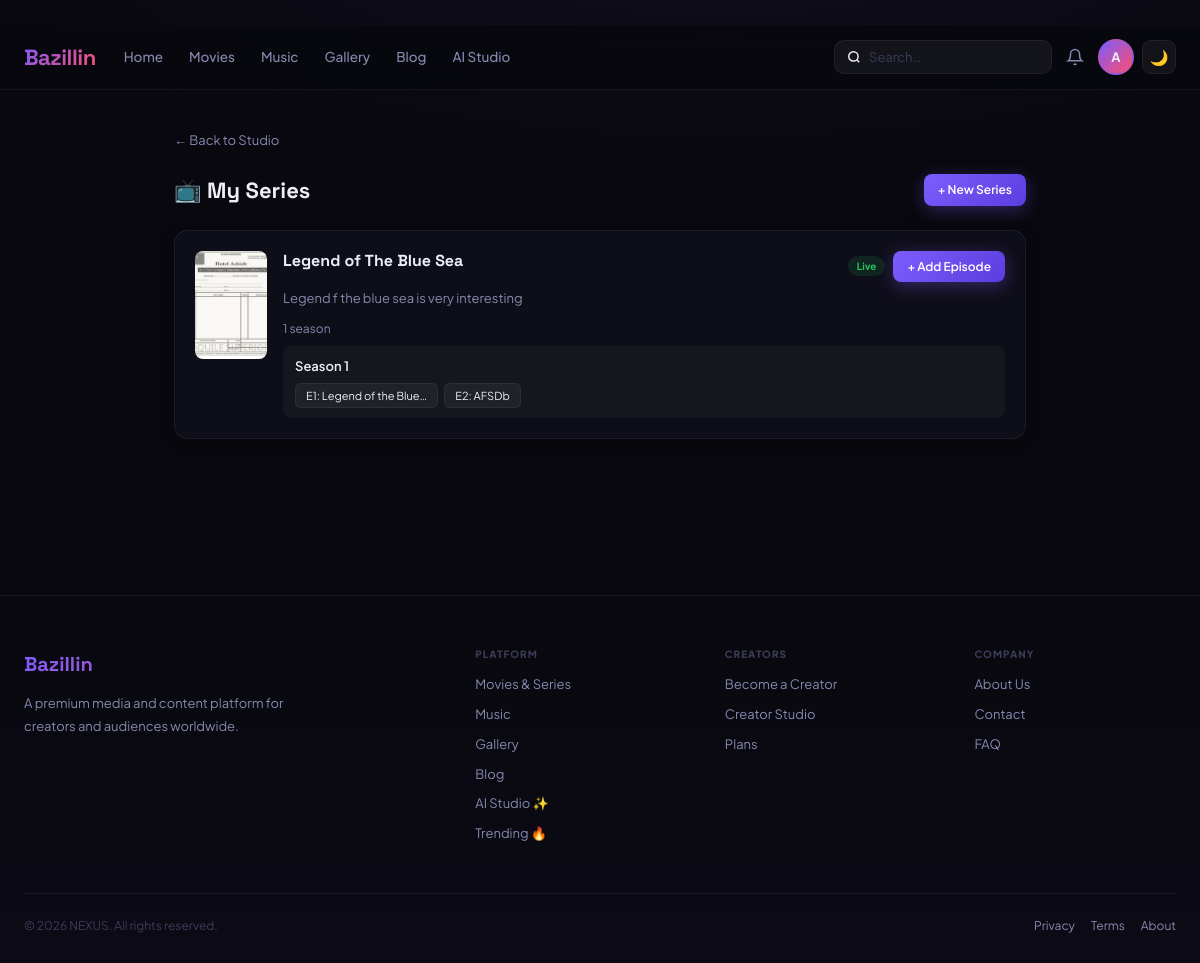
The page /creator/series/ (signed in) on the database its author committed.
### cms/models.py (models this page shows, shortened)
class BrandingConfig(models.Model):
    site_name        = models.CharField(max_length=100, default='NEXUS')
    site_tagline     = models.CharField(max_length=300, blank=True)
    site_description = models.TextField(blank=True)
    logo_primary     = models.ImageField(upload_to='cms/branding/', null=True, blank=True, help_text='Primary logo (dark bg)')
    logo_dark        = models.ImageField(upload_to='cms/branding/', null=True, blank=True, help_text='Logo for light backgrounds')
    logo_footer      = models.ImageField(upload_to='cms/branding/', null=True, blank=True)
    logo_email       = models.ImageField(upload_to='cms/branding/', null=True, blank=True)
    favicon          = models.ImageField(upload_to='cms/branding/', null=True, blank=True)
    social_preview   = models.ImageField(upload_to='cms/branding/', null=True, blank=True, help_text='Default OG image (1200x630)')
    contact_email    = models.EmailField(blank=True)
    contact_phone    = models.CharField(max_length=30, blank=True)
    contact_address  = models.TextField(blank=True)
    social_twitter   = models.URLField(blank=True)
    social_instagram = models.URLField(blank=True)
    social_facebook  = models.URLField(blank=True)
    social_youtube   = models.URLField(blank=True)
    social_tiktok    = models.URLField(blank=True)
    social_discord   = models.URLField(blank=True)
    social_linkedin  = models.URLField(blank=True)
    copyright_text   = models.CharField(max_length=300, blank=True, default='© {year} NEXUS. All rights reserved.')
    updated_at       = models.DateTimeField(auto_now=True)
    class Meta:
        verbose_name = 'Branding Config'
    @classmethod
    def get(cls):
        obj, _ = cls.objects.get_or_create(pk=1)
        return obj
    def get_copyright(self):
        return self.copyright_text.replace('{year}', str(timezone.now().year))

### accounts/models.py (models this page shows, shortened)
class User(AbstractUser):
    ROLE_CHOICES = [('admin', 'Admin'), ('creator', 'Creator'), ('user', 'User')]
    role            = models.CharField(max_length=20, choices=ROLE_CHOICES, default='user')
    avatar          = models.ImageField(upload_to='avatars/', null=True, blank=True)
    bio             = models.TextField(blank=True)
    website         = models.URLField(blank=True)
    followers_count = models.IntegerField(default=0)
    total_earnings  = models.DecimalField(max_digits=10, decimal_places=2, default=0)
    is_verified     = models.BooleanField(default=False)
    subscription_plan   = models.ForeignKey(SubscriptionPlan, null=True, blank=True, on_delete=models.SET_NULL)
    subscription_expiry = models.DateTimeField(null=True, blank=True)
    ai_credits_used     = models.IntegerField(default=0)   # monthly AI blog usage
    ai_credits_reset    = models.DateField(null=True, blank=True)
    created_at          = models.DateTimeField(auto_now_add=True)
    def is_admin(self):    return self.role == 'admin'
    def is_creator(self):  return self.role in ('admin', 'creator')

### movies/models.py (models this page shows, shortened)
class Series(models.Model):
    title        = models.CharField(max_length=300)
    slug         = models.SlugField(unique=True, blank=True)
    description  = models.TextField()
    genres       = models.ManyToManyField(Genre, blank=True)
    thumbnail    = models.ImageField(upload_to=series_thumb_path, null=True, blank=True)
    release_year = models.IntegerField(default=2024)
    country      = models.ForeignKey(Country, null=True, blank=True, on_delete=models.SET_NULL)
    is_premium   = models.BooleanField(default=False)
    is_featured  = models.BooleanField(default=False)
    uploaded_by  = models.ForeignKey(settings.AUTH_USER_MODEL, on_delete=models.CASCADE, related_name='movie_series')
    is_published = models.BooleanField(default=False)
    created_at   = models.DateTimeField(auto_now_add=True)
    class Meta:
        ordering = ['-created_at']
        verbose_name_plural = 'Series'

class Season(models.Model):
    series = models.ForeignKey(Series, on_delete=models.CASCADE, related_name='seasons')
    number = models.IntegerField()
    title  = models.CharField(max_length=200, blank=True)
    class Meta: ordering = ['number']

class Episode(models.Model):
    season      = models.ForeignKey(Season, on_delete=models.CASCADE, related_name='episodes')
    number      = models.IntegerField()
    title       = models.CharField(max_length=300)
    description = models.TextField(blank=True)
    thumbnail   = models.ImageField(upload_to=episode_thumb_path, null=True, blank=True)
    video_file  = models.FileField(upload_to=episode_file_path, null=True, blank=True)
    video_url   = models.URLField(blank=True, help_text='External link to the video file (used instead of an upload to save storage space).')
    duration    = models.IntegerField(default=0, help_text='minutes')
    views_count = models.IntegerField(default=0)
    is_published= models.BooleanField(default=True)
    created_at  = models.DateTimeField(auto_now_add=True)
    class Meta: ordering = ['number']

### core/views.py (the view)
    def wrapper(request, *args, **kwargs):
        if not request.user.is_authenticated:
            return redirect('/auth/login/?next=' + request.path)
        if not (request.user.is_creator() or request.user.is_admin()):
            messages.error(request, 'Creator account required.')
            return redirect('/')
        return view_func(request, *args, **kwargs)

### templates/creator/series_list.html (shortened to what this page needs)
{% extends 'base.html' %}
{% block content %}
<div class="wrap" style="max-width:900px;padding-top:40px;padding-bottom:60px;">
  <div style="display:flex;align-items:center;gap:12px;margin-bottom:24px;">
    <a href="/creator/" style="color:var(--tx2);font-size:13px;">← Back to Studio</a>
  </div>
  <div style="display:flex;justify-content:space-between;align-items:center;margin-bottom:24px;flex-wrap:wrap;gap:12px;">
    <h1 style="font-family:'Space Grotesk',sans-serif;font-size:22px;font-weight:800;">📺 My Series</h1>
    <a href="/creator/series/new/" class="btn btn-primary btn-sm">+ New Series</a>
  </div>
  {% for s in series %}
  <div style="background:var(--bg2);border:1px solid var(--bd);border-radius:14px;padding:20px;margin-bottom:16px;box-shadow:0 4px 16px rgba(0,0,0,.2);">
    <div style="display:flex;align-items:start;gap:16px;">
      {% if s.thumbnail %}<img src="{{ s.thumbnail.url }}" style="width:72px;height:108px;object-fit:cover;border-radius:8px;flex-shrink:0;">
      {% else %}<div style="width:72px;height:108px;background:var(--bg3);border-radius:8px;display:flex;align-items:center;justify-content:center;font-size:1.8rem;flex-shrink:0;">📺</div>{% endif %}
      <div style="flex:1;min-width:0;">
        <div style="display:flex;justify-content:space-between;align-items:start;margin-bottom:6px;flex-wrap:wrap;gap:8px;">
          <h3 style="font-family:'Space Grotesk',sans-serif;font-weight:700;font-size:16px;">{{ s.title }}</h3>
          <div style="display:flex;gap:8px;flex-wrap:wrap;align-items:center;">
            <span class="badge {% if s.is_published %}badge-green{% else %}badge-gray{% endif %}" style="font-size:10px;">{% if s.is_published %}Live{% else %}Pending Review{% endif %}</span>
            <a href="/creator/series/{{ s.pk }}/episodes/" class="btn btn-primary btn-sm">+ Add Episode</a>
          </div>
        </div>
        <p style="color:var(--tx2);font-size:13px;margin-bottom:10px;">{{ s.description|truncatechars:150 }}</p>
        <div style="font-size:12px;color:var(--tx2);margin-bottom:8px;">{{ s.seasons.count }} season{{ s.seasons.count|pluralize }}</div>
        {% for season in s.seasons.all %}
        <div style="margin-top:8px;padding:10px 12px;background:rgba(255,255,255,.03);border-radius:8px;">
          <div style="font-weight:600;font-size:13px;margin-bottom:6px;">Season {{ season.number }}</div>
          <div style="display:flex;flex-wrap:wrap;gap:6px;">
            {% for ep in season.episodes.all %}
            <span style="background:rgba(255,255,255,.05);border:1px solid var(--bd);padding:3px 10px;border-radius:6px;font-size:11px;">E{{ ep.number }}: {{ ep.title|truncatechars:20 }}</span>
            {% empty %}<span style="color:var(--tx2);font-size:12px;">No episodes yet</span>
            {% endfor %}
          </div>
        </div>
        {% empty %}
        <div style="margin-top:8px;padding:10px 12px;background:rgba(255,255,255,.03);border-radius:8px;color:var(--tx2);font-size:12px;">No seasons yet — add your first episode above.</div>
        {% endfor %}
      </div>
    </div>
  </div>
  {% empty %}
  <div style="text-align:center;padding:80px 20px;color:var(--tx2);">
    <div style="font-size:2.5rem;margin-bottom:12px;">📺</div>
    <div>You haven't created any series yet.</div>
    <a href="/creator/series/new/" class="btn btn-primary" style="margin-top:16px;">Create Your First Series</a>
  </div>
  {% endfor %}
</div>
{% endblock %}

### templates/base.html (shortened to what this page needs)
﻿<!DOCTYPE html>
<html lang="en" data-theme="dark">
<head>
</head>
<body>
<nav class="nav">
  <div class="nav-inner">
    <a class="nav-logo" href="/">
      {% if branding and branding.logo_primary %}<img src="{{ branding.logo_primary.url }}" alt="{{ branding.site_name }}">
      {% else %}{{ branding.site_name|default:'NEXUS' }}{% endif %}
    </a>
    <div class="nav-links">
      <a class="nav-link {% if request.path == '/' %}on{% endif %}" href="/">Home</a>
      <a class="nav-link {% if '/movies/' in request.path %}on{% endif %}" href="/movies/">Movies</a>
      <a class="nav-link {% if '/music/' in request.path %}on{% endif %}" href="/music/">Music</a>
      <a class="nav-link {% if '/images/' in request.path %}on{% endif %}" href="/images/">Gallery</a>
      <a class="nav-link {% if '/blog/' in request.path %}on{% endif %}" href="/blog/">Blog</a>
      <a class="nav-link {% if '/ai/' in request.path %}on{% endif %}" href="/ai/studio/">AI Studio</a>
    </div>
    <div class="nav-r">
      <form class="nav-search" action="/search/" method="get">
        <svg width="14" height="14" viewBox="0 0 24 24" fill="none" stroke="currentColor" stroke-width="2.5"><circle cx="11" cy="11" r="8"/><path d="m21 21-4.35-4.35"/></svg>
        <input type="text" name="q" placeholder="Search…" value="{{ request.GET.q }}" autocomplete="off">
      </form>
      {% if user.is_authenticated %}
      <a href="/admin-panel/notifications/" style="position:relative;color:var(--tx2);display:flex;align-items:center;padding:6px;border-radius:8px;transition:background .15s" onmouseover="this.style.background='rgba(255,255,255,.06)'" onmouseout="this.style.background='none'">
        <svg width="18" height="18" viewBox="0 0 24 24" fill="none" stroke="currentColor" stroke-width="2"><path d="M18 8A6 6 0 0 0 6 8c0 7-3 9-3 9h18s-3-2-3-9"/><path d="M13.73 21a2 2 0 0 1-3.46 0"/></svg>
      </a>
      <div class="ddwrap">
        <div class="avatar" onclick="this.nextElementSibling.classList.toggle('open')">
          {% if user.avatar %}<img src="{{ user.avatar.url }}" alt="">{% else %}{{ user.username|slice:':1'|upper }}{% endif %}
        </div>
      </div>
      {% else %}
      <a class="btn btn-ghost btn-sm" href="/auth/login/">Log in</a>
      <a class="btn btn-primary btn-sm" href="/auth/register/">Sign up</a>
      {% endif %}
      <button id="themeBtn" onclick="toggleSiteTheme()" style="width:34px;height:34px;border-radius:9px;background:rgba(255,255,255,.05);border:1px solid var(--bd);cursor:pointer;font-size:15px;display:flex;align-items:center;justify-content:center;transition:all .15s" title="Toggle theme">🌙</button>
    </div>
  </div>
</nav>
<main>{% block content %}{% endblock %}</main>
<footer class="footer">
  <div class="wrap">
    <div class="footer-grid">
      <div>
        <div class="footer-logo">{% if branding and branding.logo_footer %}<img src="{{ branding.logo_footer.url }}" style="height:28px">{% else %}{{ branding.site_name|default:'NEXUS' }}{% endif %}</div>
        <p class="footer-desc">{{ branding.site_description|default:'A premium media and content platform for creators and audiences worldwide.' }}</p>
      </div>
      <div class="footer-col">
        <h4>Platform</h4>
        <a href="/movies/">Movies & Series</a>
        <a href="/music/">Music</a>
        <a href="/images/">Gallery</a>
        <a href="/blog/">Blog</a>
        <a href="/ai/studio/">AI Studio ✨</a>
        <a href="/trending/">Trending 🔥</a>
      </div>
      <div class="footer-col">
        <h4>Creators</h4>
        <a href="/auth/register/?role=creator">Become a Creator</a>
        <a href="/creator/">Creator Studio</a>
        <a href="/subscriptions/">Plans</a>
      </div>
      <div class="footer-col">
        <h4>Company</h4>
        <a href="/page/about/">About Us</a>
        <a href="/page/contact/">Contact</a>
        <a href="/page/faq/">FAQ</a>
      </div>
    </div>
    <div class="footer-bottom">
      <span>{% if branding %}{{ branding.get_copyright }}{% else %}© 2025 NEXUS. All rights reserved.{% endif %}</span>
      <div style="display:flex;gap:16px"><a href="/page/privacy/">Privacy</a><a href="/page/terms/">Terms</a><a href="/page/about/">About</a></div>
    </div>
  </div>
</footer>
</body>
</html>

### rows shown on the page
BrandingConfig: site_name "Bazillin", site_description "A premium media and content platform for creators and audiences worldwide.", get_copyright "© 2026 NEXUS. All rights reserved."
User: username "A"
Series: thumbnail (picture), title "Legend of The Blue Sea", is_published "Live", description "Legend f the blue sea is very interesting", seasons.count "1"
Season: number "1"
Episode: number "1", title "Legend of the Blue…"
Episode: number "2", title "AFSDb"
